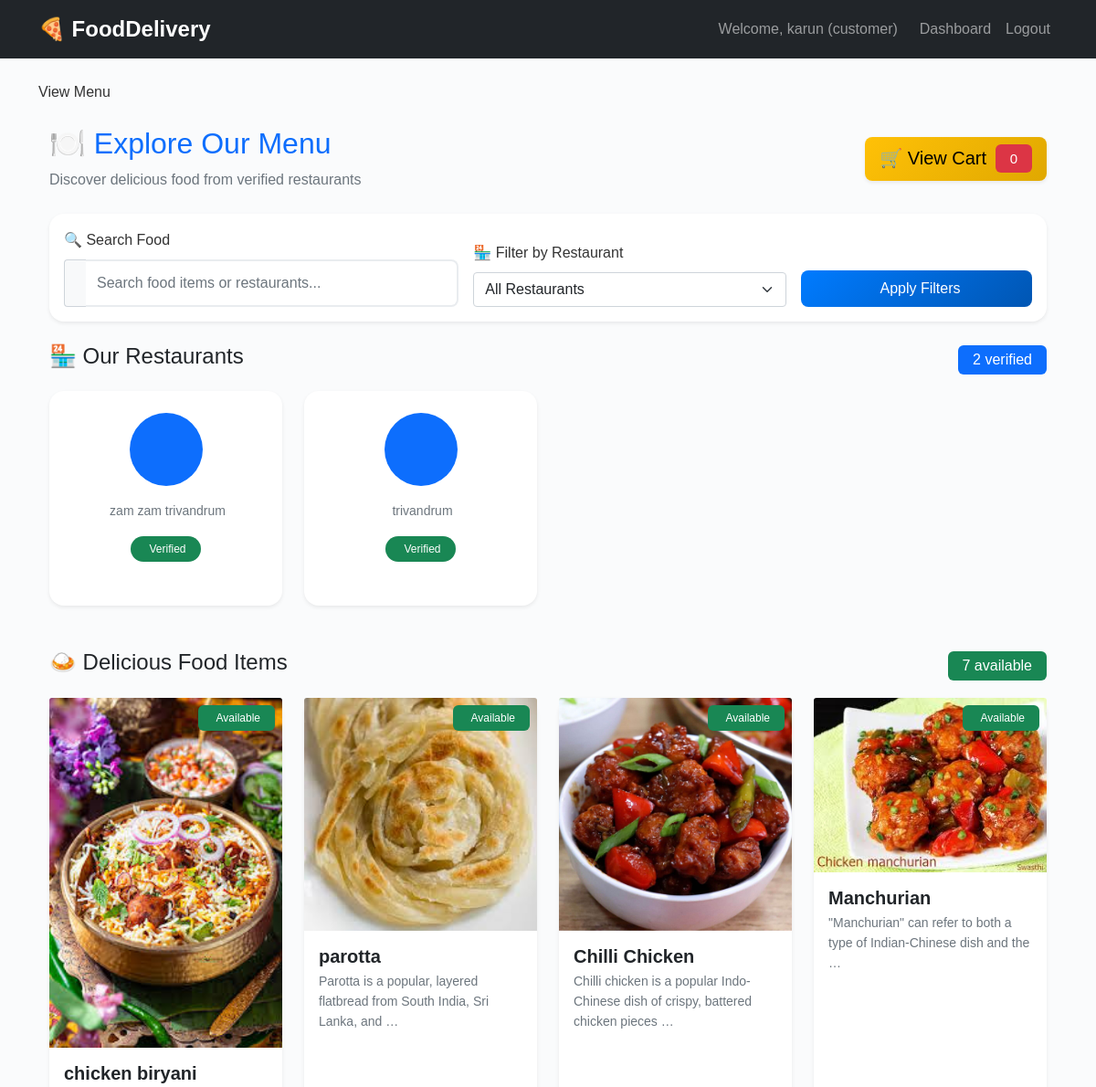
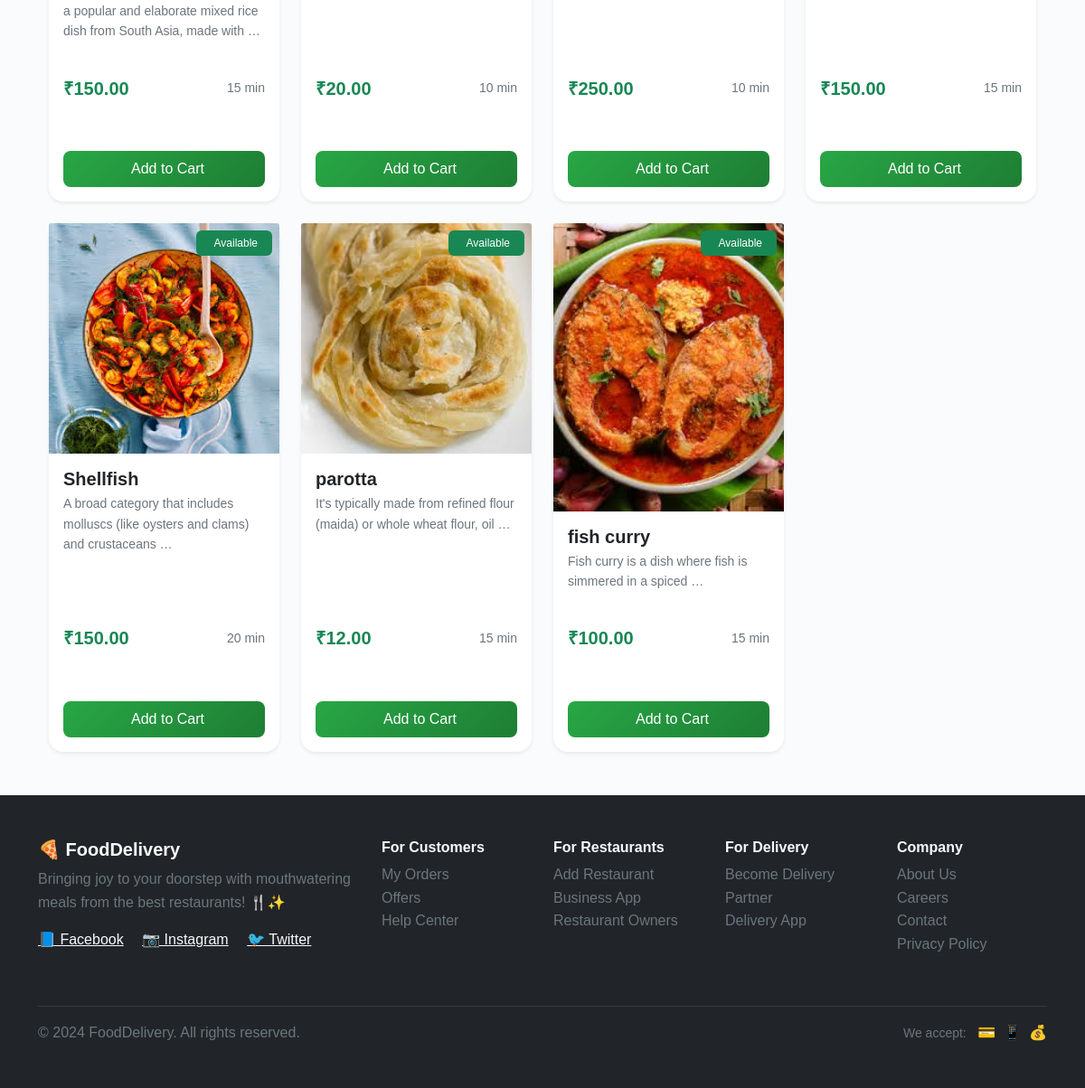
The app's page /fooddelivery/menu/ (signed in) with its own data (2 pictures, top to bottom).
### foodapp/models.py (models this page shows, shortened)
class CustomUser(AbstractUser):
    username = models.CharField(max_length=20, unique=True)
    email = models.EmailField(unique=True)
    phone_number = models.CharField(max_length=10,default='0000000000')
    address = models.TextField(max_length=100, blank=True, null=True)
    ROLE_CHOICES = (
        ('admin', 'Admin'),
        ('customer', 'Customer'),
        ('restaurant', 'Restaurant'),
        ('delivery', 'Delivery Partners'),
    )
    role = models.CharField(max_length=10, choices=ROLE_CHOICES, default='customer')
    is_verified = models.BooleanField(default=False)

class RestaurantProfile(models.Model):
    user = models.OneToOneField(CustomUser, on_delete=models.CASCADE, limit_choices_to={'role': 'restaurant'})
    name = models.CharField(max_length=255)
    address = models.TextField(max_length=100,blank=True)
    phone = models.CharField(max_length=15)
    image = models.ImageField(upload_to='restaurants/', blank=True, null=True)
    is_approved = models.BooleanField(default=False)

class FoodItem(models.Model):
    restaurant = models.ForeignKey(RestaurantProfile, on_delete=models.CASCADE)
    category = models.ForeignKey(Category, on_delete=models.SET_NULL, null=True)
    name = models.CharField(max_length=200)
    price = models.DecimalField(max_digits=10, decimal_places=2)
    description = models.TextField(blank=True)
    image = models.ImageField(upload_to='food_images/', blank=True, null=True)
    is_available = models.BooleanField(default=True)
    preparation_time = models.PositiveIntegerField(default=15, help_text="Preparation time in minutes")

### foodapp/views.py (the view)
# urls.py: path('menu/', view_menu, name='view_menu'),
@login_required
def view_menu(request):
    if request.user.role != 'customer':
        messages.error(request, "You are not authorized.")
        return redirect('dashboard')
    restaurants = RestaurantProfile.objects.filter(user__is_verified=True)
    food_items = FoodItem.objects.filter(is_available=True, restaurant__user__is_verified=True)
    return render(request, 'view_menu.html', {
        'food_items': food_items,
        'restaurants': restaurants,
    })

### Templates/view_menu.html (shortened to what this page needs)
{% extends 'base.html' %}
{% load static %}
{% block content %}
<link href="{% static 'css/menu.css' %}" rel="stylesheet">
{% block title %}View Menu{% endblock %}
<div class="container mt-4">
    <div class="row mb-4">
        <div class="col-12">
            <div class="d-flex justify-content-between align-items-center">
                <div>
                    <h1 class="h2 text-primary mb-2">🍽️ Explore Our Menu</h1>
                    <p class="text-muted mb-0">Discover delicious food from verified restaurants</p>
                </div>
                <a href="{% url 'view_cart' %}" class="btn btn-warning btn-lg shadow-sm">
                    🛒 View Cart <span class="badge bg-danger ms-1">0</span>
                </a>
            </div>
        </div>
    </div>
    <div class="card shadow-sm border-0 mb-4">
        <div class="card-body">
            <form method="get" class="row g-3 align-items-end">
                <div class="col-md-5">
                    <label class="form-label fw-semibold">🔍 Search Food</label>
                    <div class="input-group">
                        <span class="input-group-text bg-light border-end-0">
                        </span>
                        <input
                            type="text"
                            name="q"
                            class="form-control border-start-0"
                            placeholder="Search food items or restaurants..."
                            value="{{ request.GET.q }}"
                        >
                    </div>
                </div>
                <div class="col-md-4">
                    <label class="form-label fw-semibold">🏪 Filter by Restaurant</label>
                    <select name="restaurant" class="form-select">
                        <option value="">All Restaurants</option>
                    </select>
                </div>
                <div class="col-md-3">
                    <button type="submit" class="btn btn-primary w-100 py-2 fw-semibold">
                        Apply Filters
                    </button>
                </div>
            </form>
        </div>
    </div>
    <div class="row mb-5">
        <div class="col-12">
            <div class="d-flex justify-content-between align-items-center mb-3">
                <h3 class="h4 text-dark">🏪 Our Restaurants</h3>
                <span class="badge bg-primary fs-6">{{ restaurants.count }} verified</span>
            </div>
            {% if restaurants %}
            <div class="row g-4">
                {% for restaurant in restaurants %}
                <div class="col-xl-3 col-lg-4 col-md-6">
                    <div class="card h-100 border-0 shadow-hover">
                        <div class="card-body text-center p-4">
                            <div class="restaurant-icon mb-3">
                                <div class="bg-primary rounded-circle d-inline-flex align-items-center justify-content-center" style="width: 80px; height: 80px;">
                                </div>
                            </div>
                            <p class="card-text text-muted small mb-3">
                                {{ restaurant.address|default:"Address not available"|truncatewords:8 }}
                            </p>
                            <span class="badge bg-success rounded-pill">
                                Verified
                            </span>
                        </div>
                    </div>
                </div>
                {% endfor %}
            </div>
            {% endif %}
        </div>
    </div>
    <div class="row">
        <div class="col-12">
            <div class="d-flex justify-content-between align-items-center mb-3">
                <h3 class="h4 text-dark">🍛 Delicious Food Items</h3>
                <span class="badge bg-success fs-6">{{ food_items.count }} available</span>
            </div>
            {% if food_items %}
            <div class="row g-4">
                {% for food in food_items %}
                <div class="col-xl-3 col-lg-4 col-md-6">
                    <div class="card food-card h-100 border-0 shadow-sm">
                        <div class="food-image-container position-relative">
                            {% if food.image %}
                            <img src="{{ food.image.url }}" class="card-img-top food-image" alt="{{ food.name }}">
                            {% else %}
                            <div class="card-img-top food-image-placeholder d-flex align-items-center justify-content-center bg-light">
                                <i class="fas fa-utensils fa-2x text-muted opacity-50"></i>
                            </div>
                            {% endif %}
                            <div class="position-absolute top-0 end-0 m-2">
                                {% if food.is_available %}
                                <span class="badge bg-success">
                                    Available
                                </span>
                                {% else %}
                                <span class="badge bg-secondary">
                                    <i class="fas fa-times me-1"></i>Unavailable
                                </span>
                                {% endif %}
                            </div>
                        </div>
                        <div class="card-body d-flex flex-column">
                            <div class="mb-2">
                                <h5 class="card-title fw-bold text-dark mb-1">{{ food.name }}</h5>
                                <p class="card-text text-muted small mb-2">
                                    {{ food.description|truncatewords:12|default:"No description available" }}
                                </p>
                            </div>
                            <div class="mt-auto">
                                <div class="d-flex justify-content-between align-items-center mb-3">
                                    <span class="h5 text-success fw-bold mb-0">₹{{ food.price }}</span>
                                    <small class="text-muted">
                                        {{ food.preparation_time }} min
                                    </small>
                                </div>
                                <div class="restaurant-info mb-3">
                                    <small class="text-muted">
                                    </small>
                                </div>
                                <form method="post" action="{% url 'add_to_cart' food.id %}">
                                    <button type="submit" class="btn btn-success w-100 py-2 fw-semibold add-to-cart-btn">
                                        Add to Cart
                                    </button>
                                </form>
                            </div>
                        </div>
                    </div>
                </div>
                {% endfor %}
            </div>
            {% endif %}
        </div>
    </div>
</div>
{% endblock %}

### Templates/base.html (shortened to what this page needs)
<!DOCTYPE html>
<html lang="en">
<head>
    <link href="https://cdn.jsdelivr.net/npm/bootstrap@5.1.3/dist/css/bootstrap.min.css" rel="stylesheet">
    <link href="/static/css/style.css" rel="stylesheet">
</head>
<body>
    <nav class="navbar navbar-expand-lg navbar-dark bg-dark">
        <div class="container">
            <a class="navbar-brand" href="{% url 'home' %}">🍕 FoodDelivery</a>
            <div class="navbar-nav ms-auto">
                {% if user.is_authenticated %}
                    <span class="navbar-text me-3">Welcome, {{ user.username }} ({{ user.role }})</span>
                    <a class="nav-link" href="{% url 'dashboard' %}">Dashboard</a>
                    <a class="nav-link" href="{% url 'logout' %}">Logout</a>
                {% else %}
                    <a class="nav-link" href="{% url 'login' %}">Login</a>
                    <a class="nav-link" href="{% url 'register_customer' %}">Register</a>
                {% endif %}
            </div>
        </div>
    </nav>
    <main class="container mt-4">
        {% block content %}
        {% endblock %}
    </main>
    <footer class="bg-dark text-light mt-5">
        <div class="container py-5">
            <div class="row">
                <div class="col-md-4 mb-4">
                    <h5 class="fw-bold">🍕 FoodDelivery</h5>
                    <p class="text-muted">Bringing joy to your doorstep with mouthwatering meals from the best restaurants! 🍴✨</p>
                    <div class="social-links">
                        <a href="#" class="text-light me-3">📘 Facebook</a>
                        <a href="#" class="text-light me-3">📷 Instagram</a>
                        <a href="#" class="text-light">🐦 Twitter</a>
                    </div>
                </div>
                <div class="col-md-2 mb-4">
                    <h6 class="fw-bold">For Customers</h6>
                    <ul class="list-unstyled">
                        <li><a href="#" class="text-muted text-decoration-none">My Orders</a></li>
                        <li><a href="#" class="text-muted text-decoration-none">Offers</a></li>
                        <li><a href="#" class="text-muted text-decoration-none">Help Center</a></li>
                    </ul>
                </div>
                <div class="col-md-2 mb-4">
                    <h6 class="fw-bold">For Restaurants</h6>
                    <ul class="list-unstyled">
                        <li><a href="{% url 'register_restaurant' %}" class="text-muted text-decoration-none">Add Restaurant</a></li>
                        <li><a href="#" class="text-muted text-decoration-none">Business App</a></li>
                        <li><a href="#" class="text-muted text-decoration-none">Restaurant Owners</a></li>
                    </ul>
                </div>
                <div class="col-md-2 mb-4">
                    <h6 class="fw-bold">For Delivery</h6>
                    <ul class="list-unstyled">
                        <li><a href="{% url 'register_delivery' %}" class="text-muted text-decoration-none">Become Delivery Partner</a></li>
                        <li><a href="#" class="text-muted text-decoration-none">Delivery App</a></li>
                    </ul>
                </div>
                <div class="col-md-2 mb-4">
                    <h6 class="fw-bold">Company</h6>
                    <ul class="list-unstyled">
                        <li><a href="#" class="text-muted text-decoration-none">About Us</a></li>
                        <li><a href="#" class="text-muted text-decoration-none">Careers</a></li>
                        <li><a href="#" class="text-muted text-decoration-none">Contact</a></li>
                        <li><a href="#" class="text-muted text-decoration-none">Privacy Policy</a></li>
                    </ul>
                </div>
            </div>
            <hr class="bg-secondary">
            <div class="row align-items-center">
                <div class="col-md-6">
                    <p class="text-muted mb-0">&copy; 2024 FoodDelivery. All rights reserved.</p>
                </div>
                <div class="col-md-6 text-md-end">
                    <div class="payment-methods">
                        <small class="text-muted">We accept:</small>
                        <span class="ms-2">💳</span>
                        <span class="ms-1">📱</span>
                        <span class="ms-1">💰</span>
                    </div>
                </div>
            </div>
        </div>
    </footer>
</body>
</html>

### static/css/style.css (style rules this page uses)
:root { --primary-color: #007bff; --secondary-color: #6c757d; --success-color: #28a745; --warning-color: #ffc107; --danger-color: #dc3545; --info-color: #17a2b8; --dark-color: #343a40; --light-color: #f8f9fa; }
* { margin: 0; padding: 0; box-sizing: border-box; }
body { font-family: 'Segoe UI', Tahoma, Geneva, Verdana, sans-serif; background-color: #f5f5f5; line-height: 1.6; color: #333; }
.navbar-brand { font-weight: bold; font-size: 1.5rem; }
.navbar-nav .nav-link { font-weight: 500; transition: color 0.3s ease; }
.card { border: none; border-radius: 1rem; box-shadow: 0 0.125rem 0.25rem rgba(0, 0, 0, 0.075); transition: all 0.3s ease; margin-bottom: 1.5rem; }
.btn { border-radius: 0.5rem; font-weight: 500; transition: all 0.3s ease; border: none; }
.btn-primary { background: linear-gradient(135deg, var(--primary-color), #0056b3); }
.btn-success { background: linear-gradient(135deg, var(--success-color), #1e7e34); }
.btn-warning { background: linear-gradient(135deg, var(--warning-color), #e0a800); color: #000; }
.badge { border-radius: 0.375rem; font-weight: 500; padding: 0.5rem 1rem; }
.form-control { padding: 12px; border: 2px solid #e9ecef; border-radius: 8px; }

### static/css/menu.css (style rules this page uses)
body { background: #fafbfc; font-family: 'Poppins', sans-serif; }

### records on screen
CustomUser: username "karun", role "customer"
RestaurantProfile: address "zam zam trivandrum"
RestaurantProfile: address "trivandrum"
FoodItem: image (picture), is_available "Available", name "chicken biryani", description "a popular and elaborate mixed rice dish from South Asia, made with …", price "150.00", preparation_time "15"
FoodItem: image (picture), is_available "Available", name "parotta", description "Parotta is a popular, layered flatbread from South India, Sri Lanka, and …", price "20.00", preparation_time "10"
FoodItem: image (picture), is_available "Available", name "Chilli Chicken", description "Chilli chicken is a popular Indo-Chinese dish of crispy, battered chicken pieces …", price "250.00", preparation_time "10"
FoodItem: image (picture), is_available "Available", name "Manchurian", description "\"Manchurian\" can refer to both a type of Indian-Chinese dish and the …", price "150.00", preparation_time "15"
FoodItem: image (picture), is_available "Available", name "Shellfish", description "A broad category that includes molluscs (like oysters and clams) and crustaceans …", price "150.00", preparation_time "20"
FoodItem: image (picture), is_available "Available", name "parotta", description "It's typically made from refined flour (maida) or whole wheat flour, oil …", price "12.00", preparation_time "15"
FoodItem: image (picture), is_available "Available", name "fish curry", description "Fish curry is a dish where fish is simmered in a spiced …", price "100.00", preparation_time "15"

### other values on screen
{{ restaurants.count }} "2"
{{ food_items.count }} "7"
